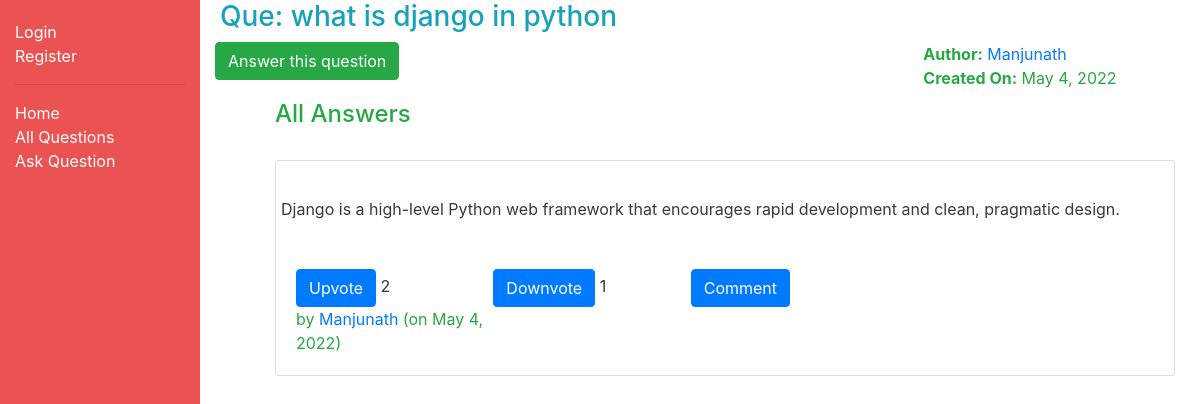
/myquora/question/1, run on the app's committed database.
### myquora/models.py (models this page shows, shortened)
class Question(models.Model):
    author = models.ForeignKey(Author, on_delete=models.SET_NULL, null=True)
    question_text = models.TextField(max_length=1000, help_text='Enter your question in brief')
    date_created = models.DateField(null=True, default=timezone.now())
    date_updated = models.DateField(null=True, default=timezone.now())

class Author(models.Model):
    user = models.ForeignKey(User, on_delete=models.CASCADE)
    email = models.EmailField(max_length=70, blank=True)
    date_created = models.DateField(null=True, default=timezone.now())
    credits = models.IntegerField(default=0)
    def get_absolute_url(self):
        return reverse('author-detail', args=[str(self.id)])
    def __str__(self):
        return f'{self.user.username}'

class Answer(models.Model):
    author = models.ForeignKey(Author, on_delete=models.SET_NULL, null=True)
    question = models.ForeignKey('Question', on_delete=models.SET_NULL, null=True)
    answer_text = models.TextField(max_length=2000, help_text='Write your answer here...')
    date_created = models.DateField(null=True, default=timezone.now())
    date_updated = models.DateField(null=True, default=timezone.now())
    upvote = models.IntegerField(default=0)
    downvote = models.IntegerField(default=0)
    views = models.IntegerField(default=0)

### myquora/views.py (the view)
# urls.py: path('question/<int:pk>', views.QuestionDetailView.as_view(), name='question-detail'),
class QuestionDetailView(generic.DetailView):
    model = Question
    def get_context_data(self, **kwargs):
        context = super().get_context_data(**kwargs)
        question_id = self.kwargs['pk']
        question = Question.objects.get(id=question_id)
        answer_list = Answer.objects.filter(question=question)
        comment_dictionary = {
                ans.id: Comment.objects.filter(answer=ans) for ans in answer_list
            }
        context['answer_list'] = answer_list
        context['answer_url'] = '/myquora/question/'+str(question_id)+'/answer/'
        context['upvote_url'] = '/myquora/answer/upvote/'
        context['downvote_url'] = '/myquora/answer/downvote/'
        context['comment_dictionary'] = comment_dictionary
        return context

### myquora/templates/myquora/question_detail.html (shortened to what this page needs)
{% extends "base_generic.html" %}
{% block content %}
<div style="margin-left: 5px;" class="row text-info">
    <h3>Que: {{ question.question_text }} </h3>
</div>
  <div class="text-success">
    <div class="row">
        <div class="col">
          <form action = "{{answer_url}}" method = "GET" >
            <input type ="submit"  class="btn btn-success" role="button" value="Answer this question">
          </form>
        </div>
        <div class="col-5"></div>
        <div class="col">
          <strong>Author:</strong> <a href="{{ question.author.get_absolute_url }}">{{ question.author }}</a>
          <br>
          <strong>Created On:</strong> {{ question.date_created }}
        </div>
    </div>
  <div style="margin-left:20px;margin-top:10px; margin-right: 10px;">
    {% if answer_list %}
    <ul>
        <h4>All Answers</h4>
      {% for answer in answer_list %}
          <br>
          <div class="card">
            <div class="card-body">
              <p class="card-text">
                <div class="row text-dark">
            {{ answer.answer_text }}
          </div>
          <br>
          <br>
          <div class="row text-success">
              <div class="col">
                <form action="{{upvote_url}}{{answer.id}}" method="POST">
                  <input type="submit" value="Upvote" class="btn btn-primary">
                  <span class="text-dark">{{ answer.upvote }}</span>
                </form>
              </div>
            <div class="col">
                <form action="{{downvote_url}}{{answer.id}}" method="POST">
                  <input type="submit" value="Downvote" class="btn btn-primary">
                  <span class="text-dark">{{ answer.downvote }}</span>
                </form>
              </div>
            <div class="col">
                <form action="/myquora/answer/{{answer.id}}/comment/" method="GET">
                  <input type="submit" value="Comment" class="btn btn-primary">
                </form>
            </div>
            <div class="col-4">
            </div>
            <div class="col-3">
                  by <a href="{{ answer.author.get_absolute_url }}">{{answer.author}} </a>
                  (on {{answer.date_updated}})
            </div>
              </p>
            </div>
          </div>
 </div>
 <div style="margin-left: 20px;">
        <br>
        </div>
      {% endfor %}
    {% else %}
    <div class="text-danger">
        There are no answers for this question.
    </div>
    {% endif %}
  </div>
{% endblock %}

### myquora/templates/base_generic.html (shortened to what this page needs)
<!DOCTYPE html>
<html lang="en">
<head>
  <link rel="stylesheet" href="https://stackpath.bootstrapcdn.com/bootstrap/4.1.3/css/bootstrap.min.css">
  {% load static %}
  <link rel="stylesheet" href="{% static 'css/styles.css' %}">
</head>
<body>
  <div class="container-fluid">
    <div class="row">
      <div style="background: #EB5353; height: 800px;" class="col-sm-2">
      {% block sidebar %}
        <ul class="sidebar-nav">
          {% if user.is_authenticated %}
            <li  style="text-decoration: none; color: white;"  >User: {{ user.get_username }}</li>
            <li><a  style="text-decoration: none; color: white;"  href="{% url 'logout'%}?next={{request.path}}">Logout</a></li>
          {% else %}
          <li><a style="text-decoration: none; color: white;"   href="{% url 'login'%}?next={{request.path}}">Login</a></li>
          <li><a style="text-decoration: none; color: white;"  href="{% url 'author-add'%}?next={{request.path}}">Register</a></li>
          {% endif %}
          <hr>
          <li><a style="text-decoration: none; color: white;"  href="{% url 'index' %}">Home</a></li>
          <li><a  style="text-decoration: none; color: white;"  href="{% url 'questions' %}">All Questions</a></li>
          <li><a style="text-decoration: none; color: white;"   href="{% url 'question-add' %}">Ask Question</a></li>
        </ul>
     {% endblock %}
      </div>
    <br>
    <br>
    <br>
    <div class="col-sm-10 ">
      {% block content %}
      {% endblock %}
    </div>
  </div>
</body>
</html>

### myquora/static/css/styles.css (style rules this page uses)
.sidebar-nav { margin-top: 20px; padding: 0; list-style: none; }

### data on the page
Question: question_text "what is django in python", author "Manjunath", date_created "May 4, 2022"
Answer: answer_text "Django is a high-level Python web framework that encourages rapid development and clean, pragmatic design.", upvote "2", downvote "1", author "Manjunath", date_updated "May 4, 2022"
